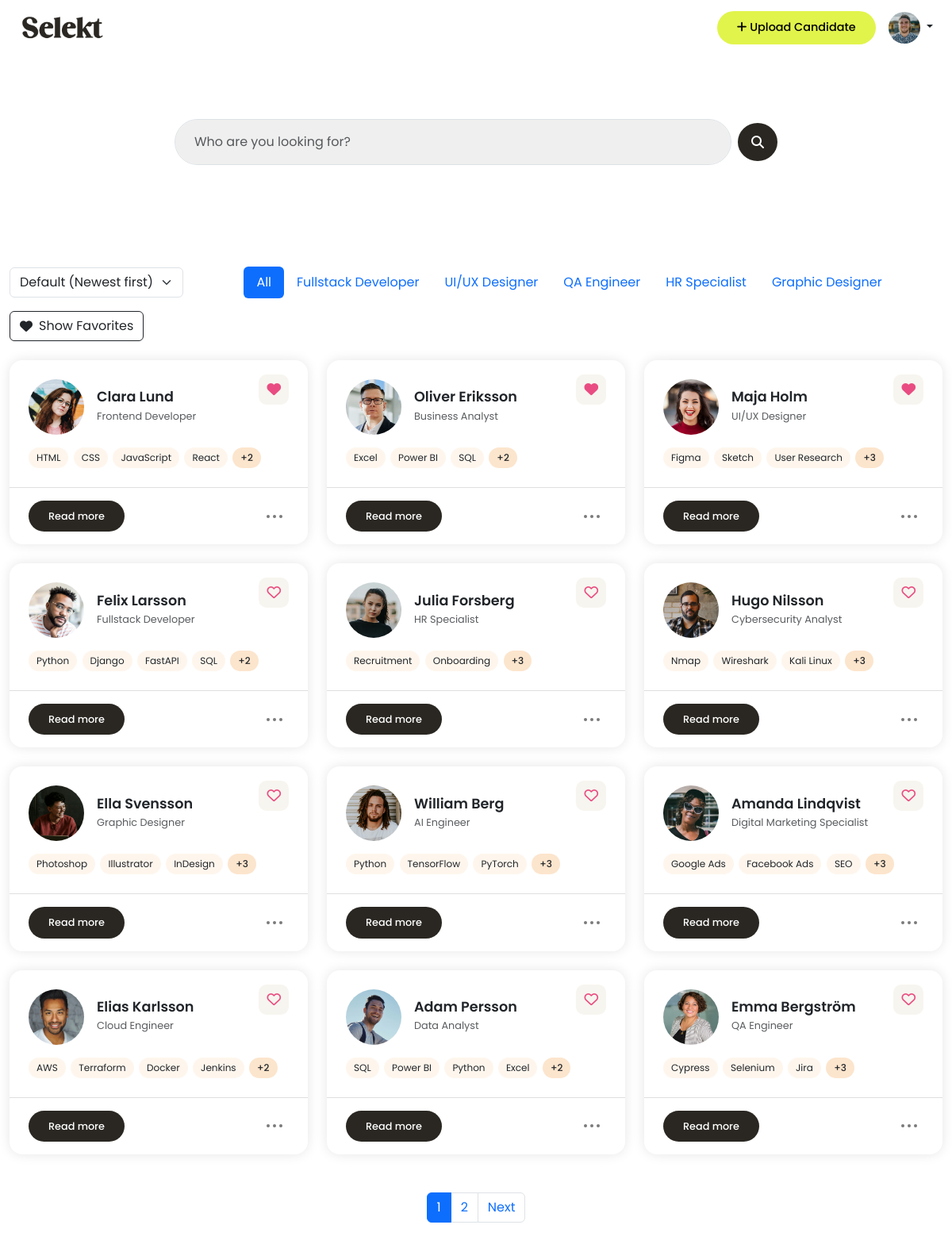
/dashboard/ (signed in), run on the app's committed database.
### candidates/models.py (models this page shows, shortened)
class Profile(models.Model):
    user = models.OneToOneField(User, on_delete=models.CASCADE)
    profile_image = models.ImageField(upload_to='profile_images/', blank=True, null=True)
    is_first_login = models.BooleanField(default=True)

class Candidate(models.Model):
    user = models.ForeignKey(User, on_delete=models.CASCADE)
    name = models.CharField(max_length=100)
    email = models.EmailField()
    phone_number = models.CharField(max_length=20, blank=True)
    job_title = models.CharField(max_length=100, blank=True)
    profile_summary = models.TextField(blank=True)
    work_experience = models.TextField(blank=True)
    education = models.TextField(blank=True)
    location = models.CharField(max_length=100, blank=True)
    links = models.CharField(max_length=255, blank=True, help_text="e.g. LinkedIn, GitHub URLs")
    profile_image = models.ImageField(upload_to='profile_images/', blank=True, null=True)
    other = models.TextField(blank=True)
    notes = models.TextField(blank=True)
    top_skills = models.CharField(
        blank=True,
        help_text="Write top skills separated by commas (e.g. Communication, Leadership, SQL)"
    )
    uploaded_at = models.DateTimeField(auto_now_add=True)

### candidates/views.py (the view)
# urls.py: path('dashboard/', candidate_views.dashboard, name='dashboard'),
@login_required
def dashboard(request):
    query = request.GET.get('q', '')
    sort = request.GET.get('sort', '')
    filter_title = request.GET.get('title', '')
    show_favorites = request.GET.get('favorites') == 'on'
    candidates = Candidate.objects.filter(user=request.user)
    candidates = filter_candidates(candidates, query)
    if filter_title:
        candidates = candidates.filter(job_title__iexact=filter_title)
    if show_favorites:
        favorite_candidates = Favorite.objects.filter(user=request.user).values_list('candidate_id', flat=True)
        candidates = candidates.filter(id__in=favorite_candidates)
    if sort == 'name':
        candidates = candidates.order_by('name')
    else:
        candidates = candidates.order_by('-uploaded_at')
    job_titles = (
        Candidate.objects
        .filter(user=request.user)
        .exclude(job_title__isnull=True)
        .exclude(job_title__exact='')
        .values('job_title')
        .annotate(count=Count('job_title'))
        .order_by('-count')[:5]
    )
    paginator = Paginator(candidates, 12)
    page_number = request.GET.get('page')
    candidates = paginator.get_page(page_number)
    for candidate in candidates:
        candidate.skill_list = [skill.strip() for skill in candidate.top_skills.split(',')]
        candidate.is_favorite = Favorite.objects.filter(user=request.user, candidate=candidate).exists()
    show_welcome_popup = False
    if hasattr(request.user, 'profile') and request.user.profile.is_first_login:
        show_welcome_popup = True
    context = {
        'candidates': candidates,
        'job_titles': job_titles,
        'active_title': filter_title,
        'show_favorites': show_favorites,
        'show_welcome_popup': show_welcome_popup,
    }
    return render(request, 'dashboard.html', context)

### candidates/context_processors.py (called while the page is built)
def profile_picture(request):
    if request.user.is_authenticated:
        try:
            profile = request.user.profile
        except Profile.DoesNotExist:
            profile = None
    else:
        profile = None
    return {'profile': profile}

### candidates/views.py (called while the page is built, shortened)
def filter_candidates(queryset, query):
    return queryset

### templates/dashboard.html (shortened to what this page needs)
{% extends "base.html" %}
{% load static %}
{% block content %}
<div class="container hero">
  <form method="get" class="d-flex align-items-center gap-2 w-100 candidate-search position-relative">
    <input type="text" class="form-control px-4 py-3 border-1 shadow-none" name="q" id="searchInput"
      placeholder="Who are you looking for?" value="{{ request.GET.q }}">
    <button class="btn button-base scn-button d-flex justify-content-center align-items-center rounded-circle"
      type="submit">
      <i class="fas fa-search"></i>
    </button>
  </form>
</div>
<div class="container py-5">
  <div class="d-flex justify-content-between align-items-center mb-4 flex-wrap gap-3">
    <form id="sortForm" class="d-flex align-items-center">
      <select name="sort" id="sortSelect" class="form-select w-auto">
        <option value="" {% if not request.GET.sort %}selected{% endif %}>Default (Newest first)</option>
      </select>
    </form>
    <ul class="nav nav-pills justify-content-center flex-grow-1">
      <li class="nav-item">
        <a class="nav-link {% if not active_title %}active{% endif %}" href="{% url 'dashboard' %}">All</a>
      </li>
      {% for title in job_titles %}
      <li class="nav-item">
        <a class="nav-link {% if active_title == title.job_title %}active{% endif %}"
          href="?title={{ title.job_title|urlencode }}">
          {{ title.job_title }}
        </a>
      </li>
      {% endfor %}
    </ul>
    <button id="favoritesToggle" type="button" class="btn btn-outline-dark d-flex align-items-center gap-2">
    </button>
  </div>
  {% if candidates %}
  <div class="row g-4">
    {% for candidate in candidates %}
    <div class="col-md-4 col-sm-6">
      <div class="candidate-card bg-white position-relative">
        <div class="position-absolute top-0 end-0 p-4">
          <span class="heart-icon" onclick="toggleFavorite({{ candidate.id }}, this)">
            <i id="heart-card-{{ candidate.id }}" class="fa{% if candidate.is_favorite %}-solid{% else %}-regular{% endif %} fa-heart"></i>
          </span>
        </div>
        <div class="px-4 pt-4 pb-2">
          <div class="d-flex align-items-center gap-3 mb-3">
            {% if candidate.profile_image %}
            <img src="{{ candidate.profile_image.url }}" alt="Profile Image" />
            {% else %}
            <img src="{% static 'media/images/user-pic.png' %}" alt="Profile Image" />
            {% endif %}
            <div>
              <h4 class="mb-0">{{ candidate.name }}</h4>
              <small class="text-muted">{{ candidate.job_title|default:'Candidate' }}</small>
            </div>
          </div>
          <div class="skill-container">
            {% with candidate.skill_list as skills %}
              {% for skill in skills %}
                <span class="skill-badge">{{ skill }}</span>
              {% endfor %}
              <span class="skill-badge skill-badge-extra" style="display: none;"></span>
            {% endwith %}
          </div>
        </div>
        <hr>
        <div class="d-flex justify-content-between align-items-center px-4 pb-3">
          <a href="#" onclick="openCandidateModal({{ candidate.id|escapejs }})"
            class="btn button-base scn-button read-btn">Read more</a>
          <div class="dot-menu position-relative p-2 rounded" style="cursor: pointer;">
            <div class="d-flex flex-row justify-content-center align-items-center">
              <span class="dot"></span>
              <span class="dot mx-1"></span>
              <span class="dot"></span>
            </div>
          </div>
        </div>
      </div>
    </div>
    {% endfor %}
    <div class="d-flex justify-content-center mt-5">
      <nav>
        <ul class="pagination">
          {% for num in candidates.paginator.page_range %}
            {% if num == 1 or num == candidates.paginator.num_pages or num >= candidates.number|add:"-2" and num <= candidates.number|add:"2" %}
              {% if num == candidates.number %}
                <li class="page-item active">
                  <span class="page-link">{{ num }}</span>
                </li>
              {% else %}
                <li class="page-item">
                  <a class="page-link" href="?{% if request.GET %}{{ request.GET.urlencode }}&{% endif %}page={{ num }}">{{ num }}</a>
                </li>
              {% endif %}
            {% elif num == 2 and candidates.number|add:"-2" > 2 %}
              <li class="page-item disabled"><span class="page-link">...</span></li>
            {% elif num == candidates.paginator.num_pages|add:"-1" and candidates.number|add:"2" < candidates.paginator.num_pages|add:"-1" %}
              <li class="page-item disabled"><span class="page-link">...</span></li>
            {% endif %}
          {% endfor %}
          {% if candidates.has_next %}
          <li class="page-item">
            <a class="page-link" href="?{% if request.GET %}{{ request.GET.urlencode }}&{% endif %}page={{ candidates.next_page_number }}">
              Next
            </a>
          </li>
          {% endif %}
        </ul>
      </nav>
    </div>
  {% endif %}
</div>
</div>
{% endblock %}

### templates/base.html (shortened to what this page needs)
{% load static %}
<!DOCTYPE html>
<html lang="en">
<head>
    <link href="https://cdn.jsdelivr.net/npm/bootstrap@5.3.2/dist/css/bootstrap.min.css" rel="stylesheet">
    <link rel="stylesheet" href="{% static 'css/style.css' %}">
    <link rel="stylesheet" href="https://cdn.jsdelivr.net/npm/trumbowyg@2.25.1/dist/ui/trumbowyg.min.css">
</head>
<body class="logged-in-body">
<header class="d-flex justify-content-between align-items-center px-4 py-3">
  <a href="{% url 'dashboard' %}" class="text-decoration-none">
    <img src="{% static 'media/images/logo.png' %}" alt="Logo" class="logo-img">
  </a>
  <div class="d-flex align-items-center gap-3">
    <button type="button" class="btn button-base cta-button" data-bs-toggle="modal" data-bs-target="#uploadCandidateModal">
      <i class="fa-solid fa-plus"></i> Upload Candidate
    </button>
    <div class="dropdown">
      <button class="btn dropdown-toggle p-0 border-0 bg-transparent" type="button" id="userMenuButton" data-bs-toggle="dropdown" aria-expanded="false">
        {% if profile and profile.profile_image %}
        <img src="{{ profile.profile_image.url }}" alt="Profile" class="rounded-circle profile-pic">
    {% else %}
        <img src="{% static 'media/images/user-pic.png' %}" alt="Default Image" class="rounded-circle profile-pic">
    {% endif %}
      </button>
    </div>
</header>
              {% block content %}
              {% endblock %}
</body>
</html>

### static/css/style.css (style rules this page uses)
body, .index-body, .auth-body { font-family: 'Poppins', sans-serif; }
.container { max-width: 1200px; margin: auto; }
h4 { font-size: 1.1rem; font-weight: 600; }
.text-muted { color: grey; font-size: 0.8rem; font-family: 'Poppins', sans-serif; }
.button-base { border-radius: 100px; padding: 10px 25px; font-weight: 500; display: inline-block; text-decoration: none; border: none; font-family: 'Poppins', sans-serif; }
.cta-button { background-color: #E1F44B; color: black; }
.scn-button { background-color: #2A2722; color: white; }
.logged-in-body .cta-button { font-size: 0.9rem; }
header { border-bottom: 0px; height: 70px; }
.logo-img { width: 110px; }
.profile-pic { width: 40px; height: 40px; object-fit: cover; }
.hero { padding: 80px 20px; text-align: center; max-width: 800px; }
.candidate-card { border-radius: 16px; box-shadow: 0 0 15px rgba(0, 0, 0, 0.1); transition: 0.3s ease; position: relative; }
.candidate-card hr { color: grey; }
.candidate-card img { width: 70px; height: 70px; border-radius: 50%; object-fit: cover; }
.skill-container { display: flex; flex-wrap: nowrap; gap: 0.4rem; overflow: hidden; max-width: 100%; align-items: center; }
.skill-badge { background-color: #fef6ed; padding: 4px 10px; border-radius: 20px; font-size: 0.75rem; white-space: nowrap; flex-shrink: 0; }
.skill-badge-extra { background-color: #fce5cd; font-weight: 500; }
.read-btn { font-size: 0.8rem; font-weight: 500; }
.heart-icon { font-size: 1.1rem; color: #E94C82; background: #f7f5ef; padding: 7px 10px; border-radius: 10px; }
.dot-menu { display: flex; gap: 4px; }
.dot { width: 4px; height: 4px; background-color: #7a7a7a; border-radius: 50%; }
.candidate-search input { background-color: #EFEFEF; border-radius: 100px; }
.candidate-search .btn { height: 48px; width: 48px; }

### data on the page
Profile: profile_image (picture)
Candidate: profile_image (picture), name "Clara Lund", job_title "Frontend Developer", skills "HTML" "CSS" "JavaScript" "React"
Candidate: profile_image (picture), name "Oliver Eriksson", job_title "Business Analyst", skills "Excel" "Power BI" "SQL"
Candidate: profile_image (picture), name "Maja Holm", job_title "UI/UX Designer", skills "Figma" "Sketch" "User Research"
Candidate: profile_image (picture), name "Felix Larsson", job_title "Fullstack Developer", skills "Python" "Django" "FastAPI" "SQL"
Candidate: profile_image (picture), name "Julia Forsberg", job_title "HR Specialist", skills "Recruitment" "Onboarding"
Candidate: profile_image (picture), name "Hugo Nilsson", job_title "Cybersecurity Analyst", skills "Nmap" "Wireshark" "Kali Linux"
Candidate: profile_image (picture), name "Ella Svensson", job_title "Graphic Designer", skills "Photoshop" "Illustrator" "InDesign"
Candidate: profile_image (picture), name "William Berg", job_title "AI Engineer", skills "Python" "TensorFlow" "PyTorch"
Candidate: profile_image (picture), name "Amanda Lindqvist", job_title "Digital Marketing Specialist", skills "Google Ads" "Facebook Ads" "SEO"
Candidate: profile_image (picture), name "Elias Karlsson", job_title "Cloud Engineer", skills "AWS" "Terraform" "Docker" "Jenkins"
Candidate: profile_image (picture), name "Adam Persson", job_title "Data Analyst", skills "SQL" "Power BI" "Python" "Excel"
Candidate: profile_image (picture), name "Emma Bergström", job_title "QA Engineer", skills "Cypress" "Selenium" "Jira"

### other printed values
{{ title.job_title }} "Fullstack Developer" "UI/UX Designer" "QA Engineer" "HR Specialist" "Graphic Designer"
{{ num }} "1"
{{ num }} "2"
